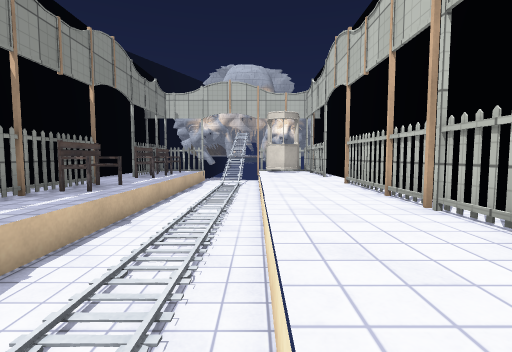
View 1 (above)

12 first-person views from a walk through a 3-D level made in the Unity game engine. The camera is 1.3 m above the floor, tilts 4° down and sees 85° across. The floor is counted in squares, 1 m on a side. Each view is taken from the middle of a square. On the plan, view 1 faces up. The plan holds only what a view shows up to about 13 squares ahead; the rest is blank. The place goes on beyond the plan. The player is left out. Door leaves are left out, so doorways stand open. Some surface patterns are stand-ins.

View 2
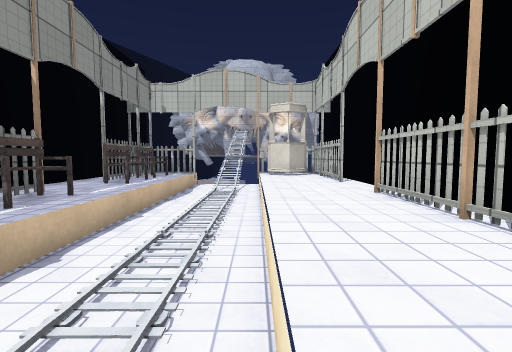

View 3
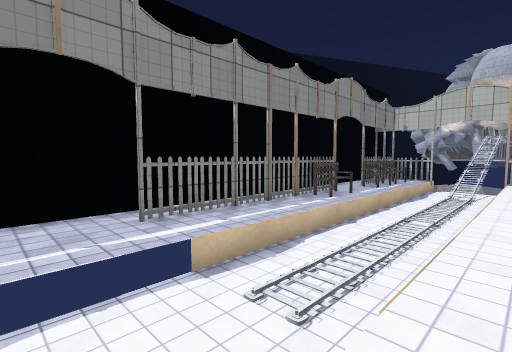

View 4
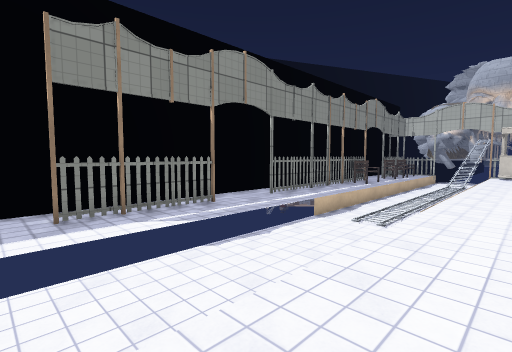

View 5
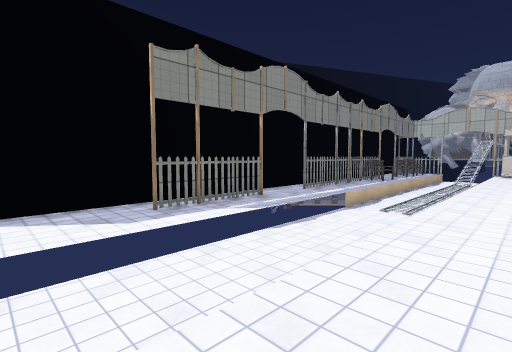

View 6
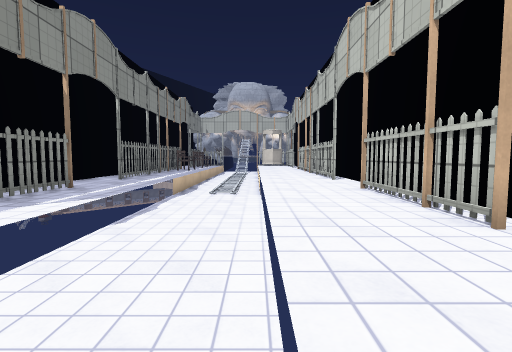

View 7
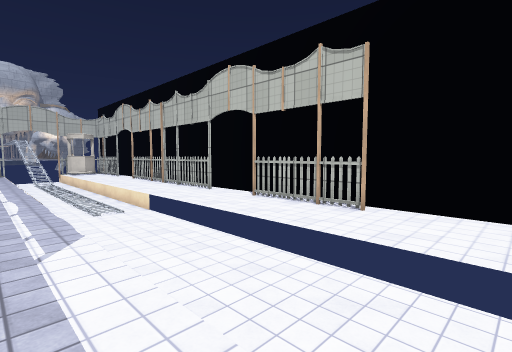

View 8
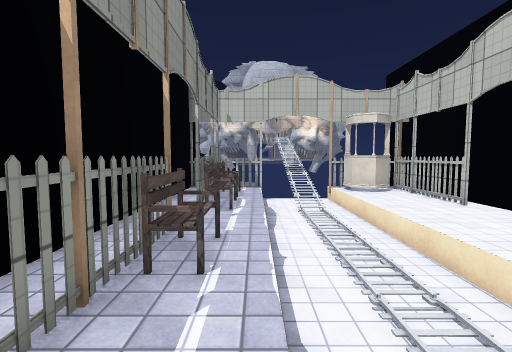

View 9
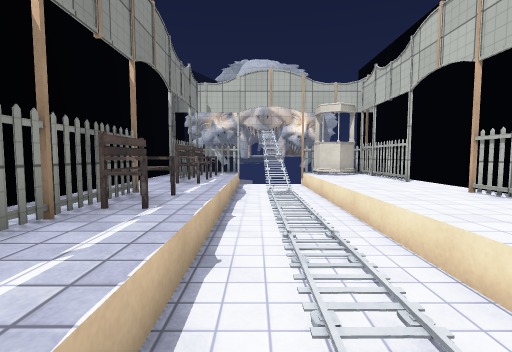

View 10
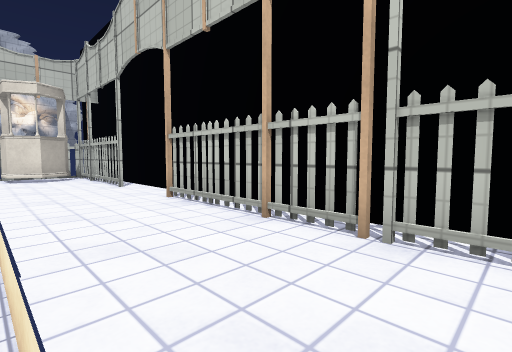

View 11
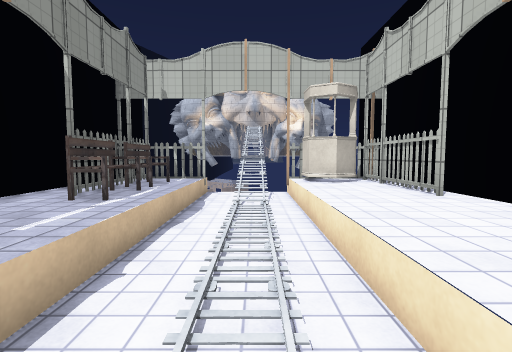

View 12
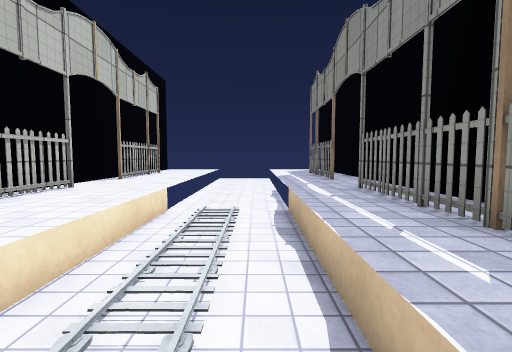

### Floor plan
Key: @ floor where view 1 was taken; # wall or solid block; x gap in a wall; . main floor; - floor 0.5 m lower than the main floor; / step, stairs or slope; D open door; = window, fence, low wall or low ledge; B bench; T thing the floor can be seen under or through; O other object.
Columns run from 6 left of view 1 to 3 right of it. Each row starts with its distance up from view 1.
 18     OO
 17      O
 16 #   OO
 15 #=##DOD###
 14 #.#/-O/OO#
 13 #.B/-//O.#
 12 #.B/-//..#
 11 #.B/--/..#
 10 #.B/--/..#
  9 #../--/..#
  8 #.//--/..#
  7 #.B/--/..#
  6 #.B/--/..#
  5 #.x/--/..#
  4 #.x/--/..#
  3 #.x/--/..#
  2 #.x/--/..#
  1 #.#/--/..#
  0 #../-/@..#
 -1 #../--/..#
 -2 #.//--/..#
 -3 #.T/--/..#
 -4 #.T/--/..#
 -5 #.x/--/..#
 -6 #.//--/..#
 -7  ../--/..
 -8  ../--/..
 -9  ../--/..

Positions as (right, up) in squares from view 1, and headings:
1: (0, 0), facing up
2: (0, 2), facing up
3: (1, -2), facing up-left
4: (2, -7), facing up-left
5: (2, -9), facing up-left
6: (0, -9), facing up
7: (-4, -9), facing up-right
8: (-3, 3), facing up
9: (-2, 2), facing up
10: (0, 3), facing up-right
11: (-1, 5), facing up
12: (-2, 7), facing down
